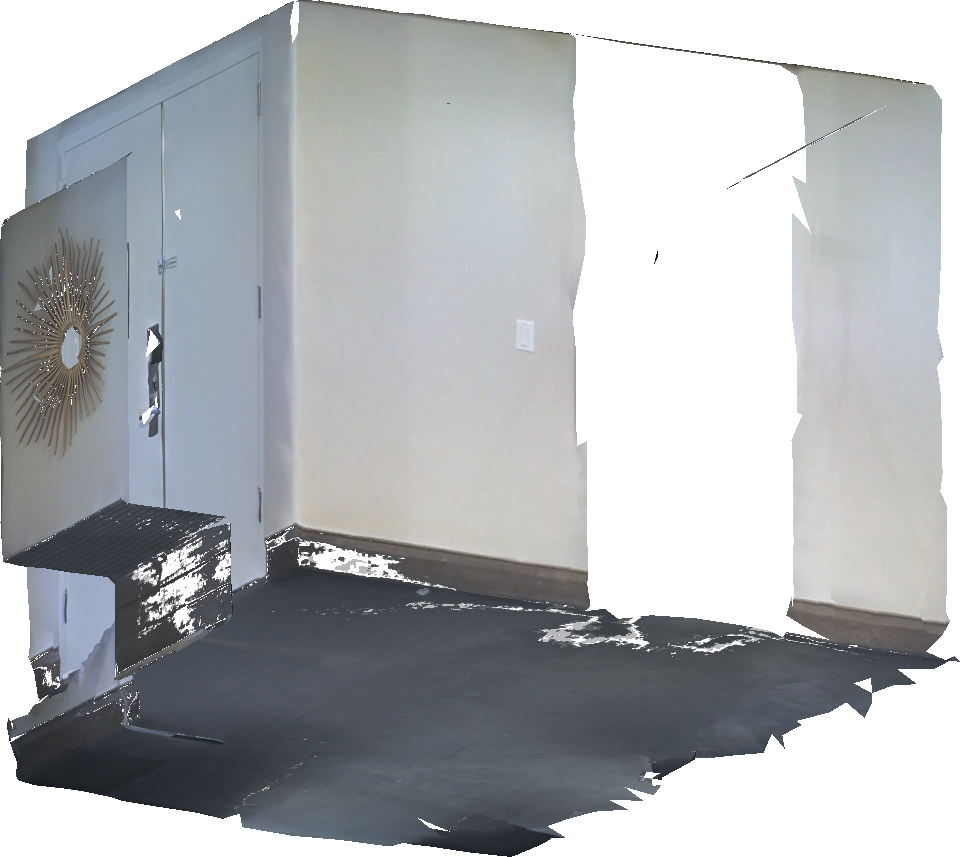
#> input picture bvh/shaded-geometry.png, 960 x 857 px
$ python bvh.py
#> lines starting #> are read from the running program, lines starting #| are printed output that depends on the picture
import matplotlib.pyplot as plt

plt.rcParams["text.usetex"] = True
plt.style.use('science')


fig, (ax, bx, cx) = plt.subplots(1, 3,  tight_layout=True, dpi=300, figsize=(6.4, 3))

im1 = plt.imread('bvh/shaded-geometry.png')
#> im1 is the input picture: shape (857, 960, 4) float32; mean R, G, B, A 0.457, 0.469, 0.481, 0.679
im2 = plt.imread('bvh/wireframe-geometry.png')
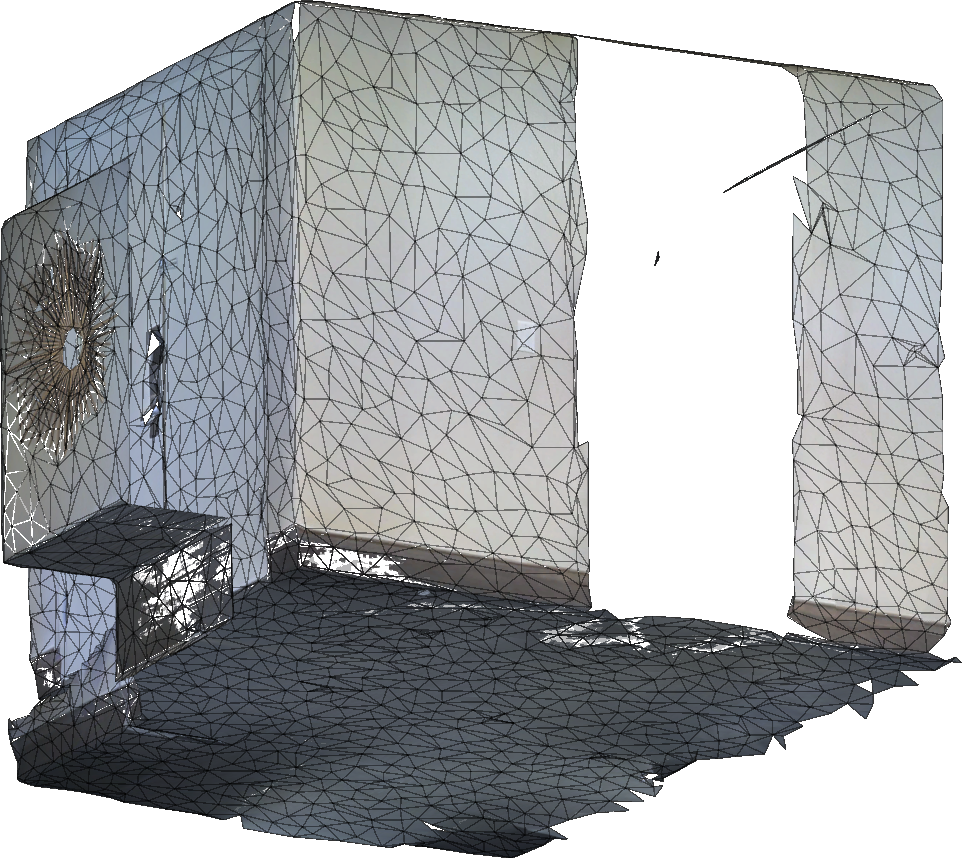
#> input picture bvh/wireframe-geometry.png, 962 x 858 px
#> im2 is the input picture: shape (858, 962, 4) float32; mean R, G, B, A 0.418, 0.429, 0.439, 0.682
im3 = plt.imread('bvh/bvh.png')
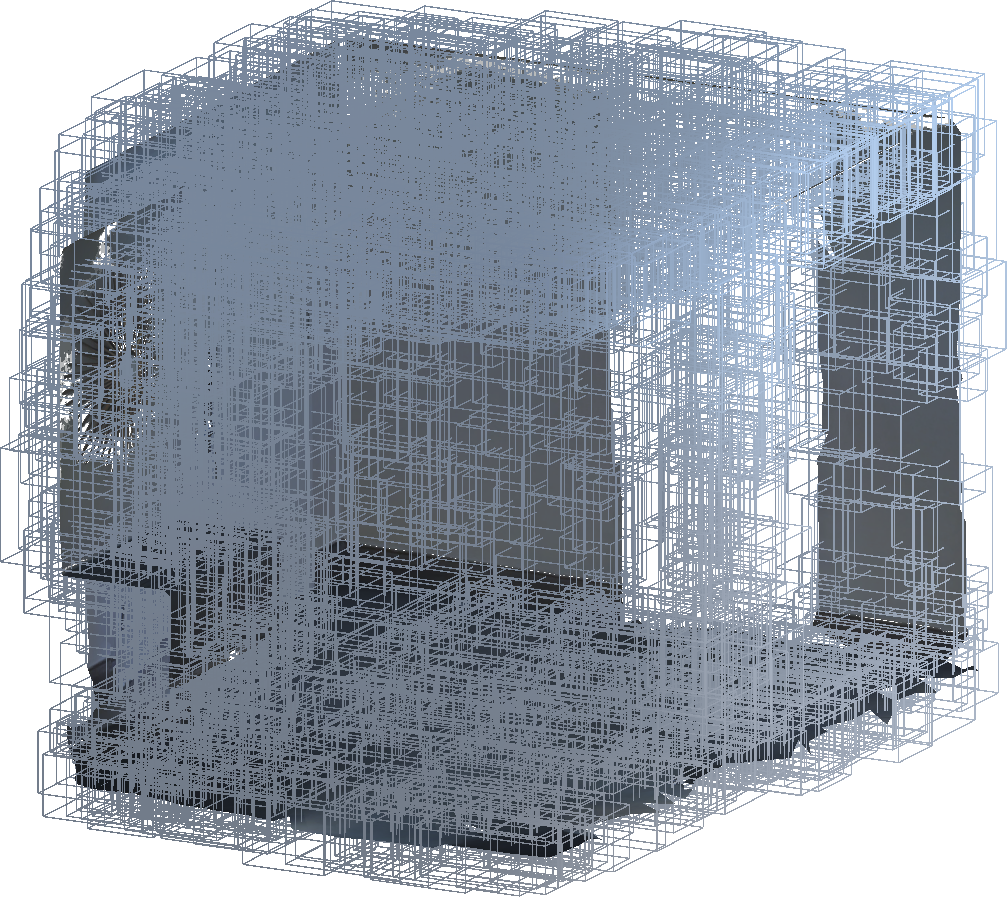
#> input picture bvh/bvh.png, 1007 x 897 px
#> im3 is the input picture: shape (897, 1007, 4) float32; mean R, G, B, A 0.4, 0.435, 0.48, 0.742

ax.imshow(im1)
bx.imshow(im2)
cx.imshow(im3)

plt.show()
